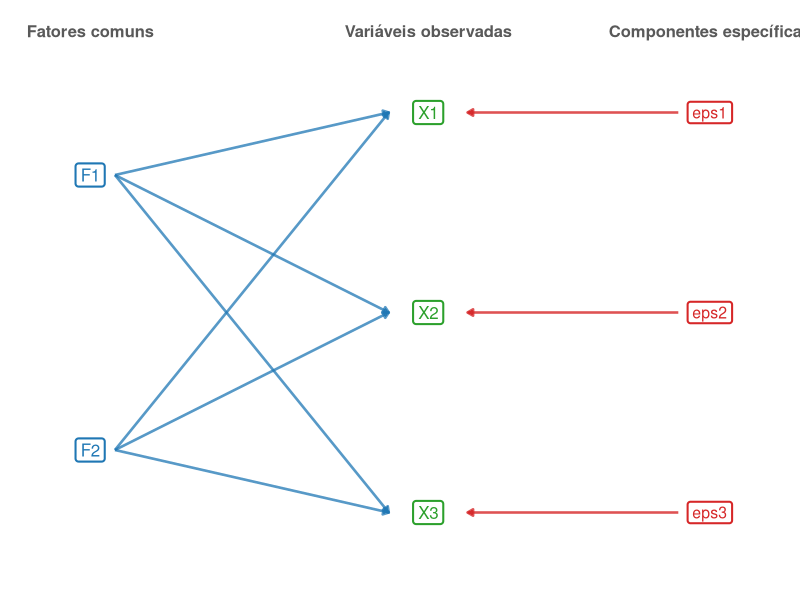
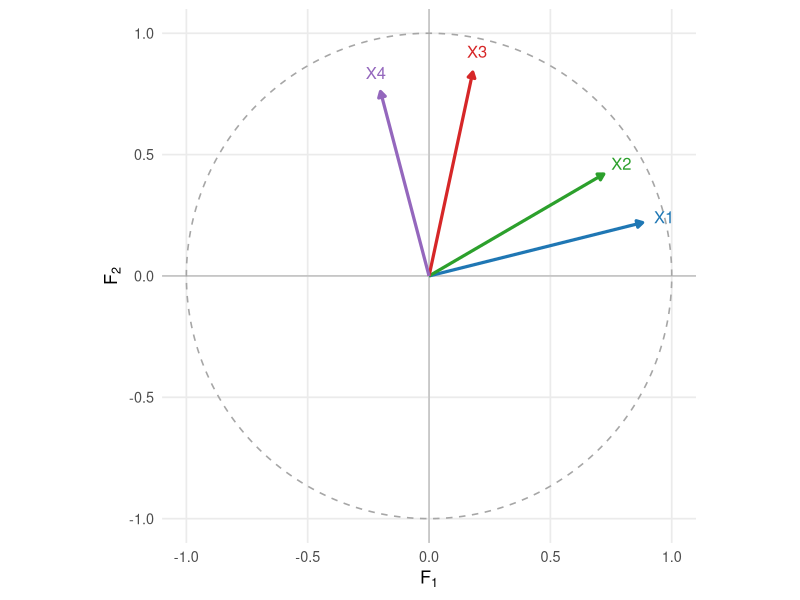
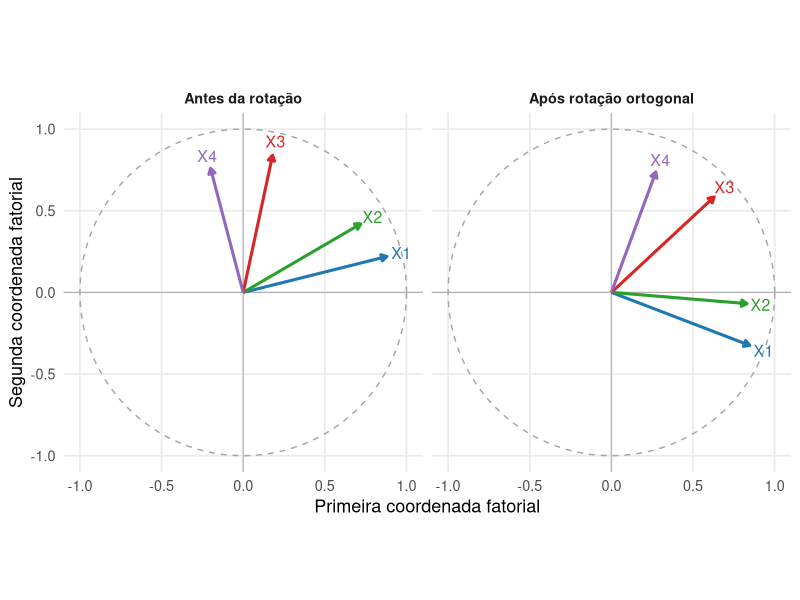

Write R code to recreate these figures, in order.
## ---- chunk 1
#| label: fig-modelo-fatores-comuns
#| echo: false
#| warning: false
#| message: false
#| fig-cap: "Estrutura do modelo de fatores comuns: as variáveis observadas recebem contribuições dos fatores latentes e de componentes específicas."
#| fig-width: 8
#| fig-height: 5.8
#| fig-align: center

library(ggplot2)

fatores <- data.frame(
  nome = c(
    "F1",
    "F2"
  ),
  x = c(
    0,
    0
  ),
  y = c(
    3.6,
    1.4
  )
)

variaveis <- data.frame(
  nome = c(
    "X1",
    "X2",
    "X3"
  ),
  x = c(
    3,
    3,
    3
  ),
  y = c(
    4.1,
    2.5,
    0.9
  )
)

especificos <- data.frame(
  nome = c(
    "eps1",
    "eps2",
    "eps3"
  ),
  x = c(
    5.5,
    5.5,
    5.5
  ),
  y = c(
    4.1,
    2.5,
    0.9
  )
)

ligacoes_fatores <- expand.grid(
  fator = fatores$nome,
  variavel = variaveis$nome,
  stringsAsFactors = FALSE
)

ligacoes_fatores <- merge(
  ligacoes_fatores,
  fatores,
  by.x = "fator",
  by.y = "nome"
)

names(
  ligacoes_fatores
)[
  names(
    ligacoes_fatores
  ) == "x"
] <- "x0"

names(
  ligacoes_fatores
)[
  names(
    ligacoes_fatores
  ) == "y"
] <- "y0"

ligacoes_fatores <- merge(
  ligacoes_fatores,
  variaveis,
  by.x = "variavel",
  by.y = "nome"
)

ligacoes_especificas <- data.frame(
  x0 = especificos$x,
  y0 = especificos$y,
  x = variaveis$x,
  y = variaveis$y
)

ggplot() +
  geom_segment(
    data = ligacoes_fatores,
    aes(
      x = x0 + 0.22,
      y = y0,
      xend = x - 0.35,
      yend = y
    ),
    linewidth = 0.9,
    color = "#1f77b4",
    alpha = 0.75,
    arrow = grid::arrow(
      length = grid::unit(
        0.16,
        "cm"
      ),
      type = "closed"
    )
  ) +
  geom_segment(
    data = ligacoes_especificas,
    aes(
      x = x0 - 0.28,
      y = y0,
      xend = x + 0.35,
      yend = y
    ),
    linewidth = 0.9,
    color = "#d62728",
    alpha = 0.8,
    arrow = grid::arrow(
      length = grid::unit(
        0.16,
        "cm"
      ),
      type = "closed"
    )
  ) +
  geom_label(
    data = fatores,
    aes(
      x = x,
      y = y,
      label = nome
    ),
    size = 4.3,
    label.size = 0.7,
    color = "#1f77b4",
    fill = "white"
  ) +
  geom_label(
    data = variaveis,
    aes(
      x = x,
      y = y,
      label = nome
    ),
    size = 4.3,
    label.size = 0.7,
    color = "#2ca02c",
    fill = "white"
  ) +
  geom_label(
    data = especificos,
    aes(
      x = x,
      y = y,
      label = nome
    ),
    size = 4,
    label.size = 0.7,
    color = "#d62728",
    fill = "white",
    parse = FALSE
  ) +
  annotate(
    "text",
    x = 0,
    y = 4.75,
    label = "Fatores comuns",
    size = 4.2,
    fontface = "bold",
    color = "gray35"
  ) +
  annotate(
    "text",
    x = 3,
    y = 4.75,
    label = "Variáveis observadas",
    size = 4.2,
    fontface = "bold",
    color = "gray35"
  ) +
  annotate(
    "text",
    x = 5.5,
    y = 4.75,
    label = "Componentes específicas",
    size = 4.2,
    fontface = "bold",
    color = "gray35"
  ) +
  coord_cartesian(
    xlim = c(
      -0.8,
      6.3
    ),
    ylim = c(
      0.2,
      5.0
    ),
    expand = FALSE
  ) +
  labs(
    x = NULL,
    y = NULL
  ) +
  theme_void(
    base_size = 13
  )
## ---- chunk 2
#| label: fig-geometria-cargas-fatoriais
#| echo: false
#| warning: false
#| message: false
#| fig-cap: "Geometria das cargas em um modelo com dois fatores. O comprimento de cada vetor determina a comunalidade e o produto interno entre vetores determina a covariância comum entre as variáveis."
#| fig-width: 7
#| fig-height: 6.5
#| fig-align: center

library(ggplot2)

cargas <- data.frame(
  variavel = c(
    "X1",
    "X2",
    "X3",
    "X4"
  ),
  F1 = c(
    0.88,
    0.72,
    0.18,
    -0.20
  ),
  F2 = c(
    0.22,
    0.42,
    0.84,
    0.76
  )
)

cores <- c(
  "X1" = "#1f77b4",
  "X2" = "#2ca02c",
  "X3" = "#d62728",
  "X4" = "#9467bd"
)

circulo <- data.frame(
  angulo = seq(
    0,
    2 * pi,
    length.out = 400
  )
)

circulo$x <- cos(
  circulo$angulo
)

circulo$y <- sin(
  circulo$angulo
)

ggplot() +
  geom_hline(
    yintercept = 0,
    linewidth = 0.4,
    color = "gray70"
  ) +
  geom_vline(
    xintercept = 0,
    linewidth = 0.4,
    color = "gray70"
  ) +
  geom_path(
    data = circulo,
    aes(
      x = x,
      y = y
    ),
    linewidth = 0.55,
    linetype = "dashed",
    color = "gray65"
  ) +
  geom_segment(
    data = cargas,
    aes(
      x = 0,
      y = 0,
      xend = F1,
      yend = F2,
      color = variavel
    ),
    linewidth = 1.1,
    arrow = grid::arrow(
      length = grid::unit(
        0.17,
        "cm"
      ),
      type = "closed"
    )
  ) +
  geom_text(
    data = cargas,
    aes(
      x = 1.10 * F1,
      y = 1.10 * F2,
      label = variavel,
      color = variavel
    ),
    size = 4.2,
    show.legend = FALSE
  ) +
  scale_color_manual(
    values = cores,
    name = NULL
  ) +
  coord_equal(
    xlim = c(
      -1.1,
      1.1
    ),
    ylim = c(
      -1.1,
      1.1
    ),
    expand = FALSE
  ) +
  labs(
    x = expression(F[1]),
    y = expression(F[2])
  ) +
  theme_minimal(
    base_size = 13
  ) +
  theme(
    panel.grid.minor = element_blank(),
    legend.position = "none"
  )
## ---- chunk 3
#| label: fig-rotacao-cargas-fatoriais
#| echo: false
#| warning: false
#| message: false
#| fig-cap: "Uma rotação ortogonal modifica as coordenadas das cargas, mas preserva comprimentos, produtos internos, comunalidades e a matriz de covariâncias comuns."
#| fig-width: 9
#| fig-height: 4.8
#| fig-align: center

library(ggplot2)

Lambda <- matrix(
  c(
    0.88, 0.22,
    0.72, 0.42,
    0.18, 0.84,
   -0.20, 0.76
  ),
  nrow = 4,
  byrow = TRUE
)

theta <- 35 * pi / 180

T_rot <- matrix(
  c(
     cos(theta), -sin(theta),
     sin(theta),  cos(theta)
  ),
  nrow = 2,
  byrow = TRUE
)

Lambda_rot <- Lambda %*% T_rot

dados_original <- data.frame(
  variavel = c(
    "X1",
    "X2",
    "X3",
    "X4"
  ),
  F1 = Lambda[, 1],
  F2 = Lambda[, 2],
  painel = "Antes da rotação"
)

dados_rotacao <- data.frame(
  variavel = c(
    "X1",
    "X2",
    "X3",
    "X4"
  ),
  F1 = Lambda_rot[, 1],
  F2 = Lambda_rot[, 2],
  painel = "Após rotação ortogonal"
)

dados <- rbind(
  dados_original,
  dados_rotacao
)

dados$painel <- factor(
  dados$painel,
  levels = c(
    "Antes da rotação",
    "Após rotação ortogonal"
  )
)

circulo <- data.frame(
  angulo = seq(
    0,
    2 * pi,
    length.out = 400
  )
)

circulo$x <- cos(
  circulo$angulo
)

circulo$y <- sin(
  circulo$angulo
)

cores <- c(
  "X1" = "#1f77b4",
  "X2" = "#2ca02c",
  "X3" = "#d62728",
  "X4" = "#9467bd"
)

ggplot() +
  geom_hline(
    yintercept = 0,
    linewidth = 0.4,
    color = "gray70"
  ) +
  geom_vline(
    xintercept = 0,
    linewidth = 0.4,
    color = "gray70"
  ) +
  geom_path(
    data = circulo,
    aes(
      x = x,
      y = y
    ),
    linewidth = 0.5,
    linetype = "dashed",
    color = "gray65"
  ) +
  geom_segment(
    data = dados,
    aes(
      x = 0,
      y = 0,
      xend = F1,
      yend = F2,
      color = variavel
    ),
    linewidth = 1.05,
    arrow = grid::arrow(
      length = grid::unit(
        0.16,
        "cm"
      ),
      type = "closed"
    )
  ) +
  geom_text(
    data = dados,
    aes(
      x = 1.10 * F1,
      y = 1.10 * F2,
      label = variavel,
      color = variavel
    ),
    size = 4,
    show.legend = FALSE
  ) +
  facet_wrap(
    vars(painel)
  ) +
  scale_color_manual(
    values = cores,
    name = NULL
  ) +
  coord_equal(
    xlim = c(
      -1.1,
      1.1
    ),
    ylim = c(
      -1.1,
      1.1
    ),
    expand = FALSE
  ) +
  labs(
    x = "Primeira coordenada fatorial",
    y = "Segunda coordenada fatorial"
  ) +
  theme_minimal(
    base_size = 13
  ) +
  theme(
    panel.grid.minor = element_blank(),
    legend.position = "none",
    strip.text = element_text(
      face = "bold"
    )
  )
